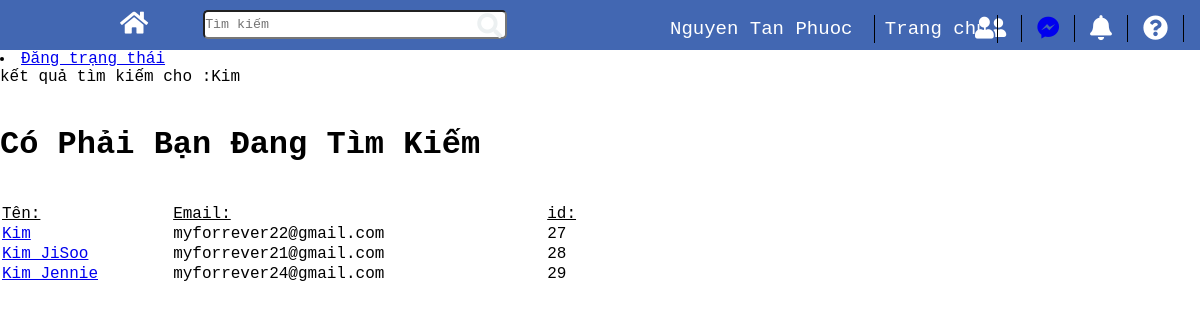
The app's page /search_result.php?keyword=Kim (signed in) with its own data.
### tables this page shows
CREATE TABLE `users` (
  `id` int(11) NOT NULL,
  `email` varchar(255) NOT NULL,
  `password` varchar(255) NOT NULL,
  `fullname` varchar(255) NOT NULL,
  `used` int(11) NOT NULL
);

### function.php (called while the page is built, shortened)
<?php
    function findUserById($id)
    {
        global $db;
        $stmt = $db -> prepare("SELECT * FROM users WHERE id=? LIMIT 1");
        $stmt ->execute(array($id));
        $user = $stmt -> fetch(PDO::FETCH_ASSOC);
        return $user;
    }

### init.php (called while the page is built, shortened)
<?php
require_once 'function.php';
	if(isset($_SESSION['userId']))
	{
		$user = findUserById($_SESSION['userId']);
		if($user)
		{
			$currentUser = $user;
		}
	}
?>

### search_result.php (the view, shortened to what this page needs)
<?php
	require_once 'init.php';
	require_once 'function.php';
	$page = 'index';
?>
<?php include 'header.php'; ?>
<?php if($currentUser): ?>
		      	<li class="nav-item <?php echo $page === 'posts' ? 'active' :'' ?>">
		        <a class="nav-link" href="posts.php">Đăng trạng thái</a>
		      </li>
<?php endif; ?>
	<?php
		if(isset($_GET['keyword']) && !empty($_GET['keyword']) ){
			echo "kết quả tìm kiếm cho :" . $_GET['keyword'];
			$s = trim(htmlspecialchars(addslashes($_GET['keyword'])));
    	$db = new PDO('mysql:host=localhost;dbname=dack;charset=utf8', 'root', '');
   	 	$stmt = $db->prepare("SELECT * FROM users WHERE fullname LIKE '%$s%' or email LIKE '%$s%' ORDER BY id ");
    	$stmt->setFetchMode(PDO::FETCH_ASSOC);
    	$stmt->execute();
    	$resultSet = $stmt->fetchAll(PDO::FETCH_ASSOC);
    echo "<table width = '600' boder ='5' style='margin-top:40px'> ";
    echo " <h1 style='margin-top:40px'> Có Phải Bạn Đang Tìm Kiếm </h1>";
    echo "<tr>";
    echo"<td><u> Tên: </u></td> ";
	echo"<td><u> Email: </u> </td> ";
	echo"<td><u> id: </u> </td> ";
    echo "</tr>";
        foreach ($resultSet as $row) {
			if ($currentUser['id'] != $row['id'])
			{
				$ten = $row['fullname'];
        	$email = $row['email'];
			$id = $row['id'];
			echo "<tr>";
			echo" <td> <a href='profile.php?id=$id'> $ten </a> </td>";
			echo"<td> $email </td> ";
			echo" <td> $id </td>";
			echo "</tr>";
			}
        }
     echo "</table> "   ;
		}
	?>
</body>

### header.php (shortened to what this page needs)
<!DOCTYPE html>
<html lang="en">
<head>
    <link rel="stylesheet" href="https://use.fontawesome.com/releases/v5.6.1/css/all.css"
>
    <link rel="stylesheet" href="style/style.css">
</head>
<body>
    <header>
	<?php if($currentUser) : ?>
        <div class="search">
            <div class="full-search">
                <div class="icon-logo">
                    <a href="index.php"><i class="fas fa-home"></i></a>
                </div>
                <div class="text-search">
                    <input id = "txt_value" type="text" placeholder="Tìm kiếm">
                </div>
                        <a href="search.php">
                <a href="javascript:search();" class="button-search"><i class="fas fa-search"></i></a>
            </div>
        </div>
        <div class="function-header">
            <div class="all-menu">
                <div class="menu-funciton">
                    <ul class="menu-header">
                        <li class="nav-item <?php echo $page === 'thongtin' ? 'active' :'' ?>">
							<a class="nav-link" href="profile.php?id=<?php echo $currentUser['id'];?>"><?php echo $currentUser['fullname']; ?></a>
						</li>
                        <li><a href="index.php">Trang chủ</a></li>
                    </ul>
                </div>
                <div class="icon-funciton">
                    <div class="friend">
                        <a href="listfriend.php?id=<?php echo $currentUser['id']; ?>" style="color:white;"><i class="fas fa-user-friends" id="listfriend"></i></a>
                    </div>
                    <div class="message">
                        <a href="listchat.php"><i class="fab fa-facebook-messenger"></i></a>
                    </div>
                    <div class="bell">
                        <i class="fas fa-bell"></i>
                    </div>
                </div>
                <div class="help">
                    <i class="fas fa-question-circle"></i>
                </div>
                <div class="out" >
                    <i class="fas fa-outdent" id="a"></i>
                </div>
            </div>
        </div>
	<?php endif; ?>
    </header>
</body>
</html>

### style/style.css (style rules this page uses)
* { margin:0; padding: 0; font-family: 'Courier New', Courier, monospace; }
header { width: 100%; height:50px; background-color: #4267b2; display: flex; align-items: stretch; position: fixed; }
.search,.function-header { width: 50%; }
header i { font-size:25px; }
.search i { color:white; margin-right: 25px; position: relative; }
.icon-logo { float: left; margin-right: 30px; }
.text-search,.button-search { float:left; }
.full-search { position: absolute; top:10px;; left:10%; }
.text-search input { width:300px; height: 25px; border-radius:5px; }
.button-search { border-radius:5px; font-size:20px; cursor: pointer; margin-left:-30px; margin-top:3px; }
.button-search i { color:#ecf0f1; }
.function-header ul { list-style: none; }
.function-header a { text-decoration: none; }
.menu-header li { display: inline; }
.friend,.message,.bell,.help,.out { float:left; margin-top:15px; cursor: pointer; color:white; }
.friend { margin-left:360px; padding:0 15px; border-right:1px solid black; }
.all-menu { position: relative; }
.menu-funciton { position: absolute; top:18px; left: 10%; }
.all-menu li { padding:3px 10px; border-right:1px solid black; font-size:19px; }
.all-menu li a { color:white; }
.message,.bell,.help { padding:0 15px; border-right:1px solid black; }
.nav-item { padding-top:50px; }
.out { padding:0 15px; position: relative; }

### records on screen
users: fullname "Nguyen Tan Phuoc"
users: fullname "Kim", email "myforrever22@gmail.com", id "27"
users: fullname "Kim JiSoo", email "myforrever21@gmail.com", id "28"
users: fullname "Kim Jennie", email "myforrever24@gmail.com", id "29"

### other values on screen
$_GET['keyword'] "Kim"
